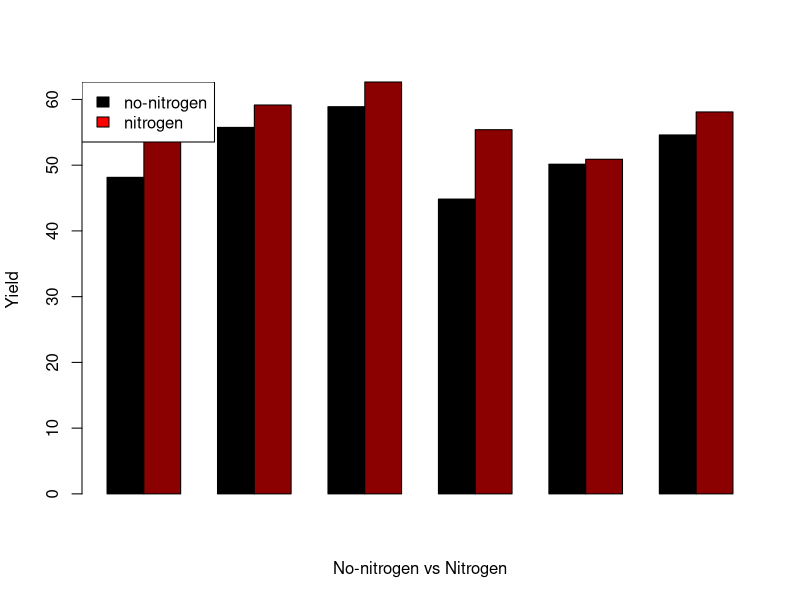
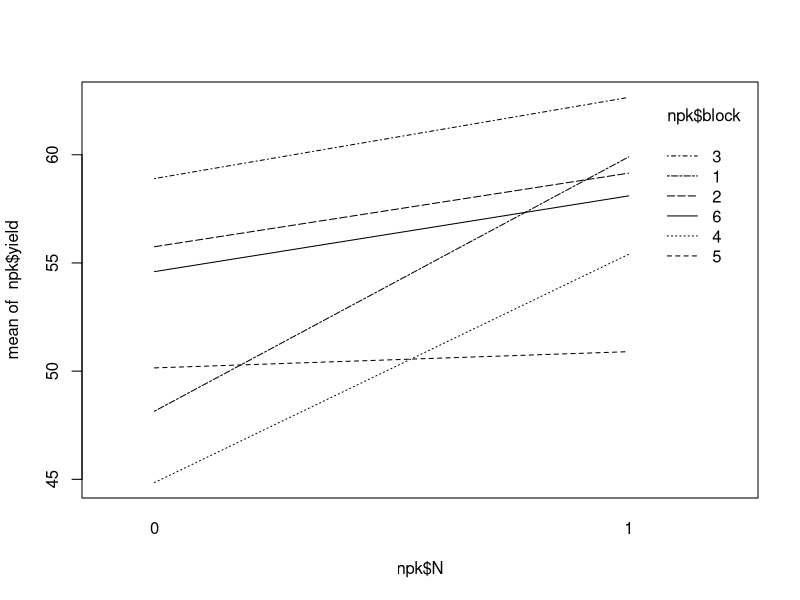
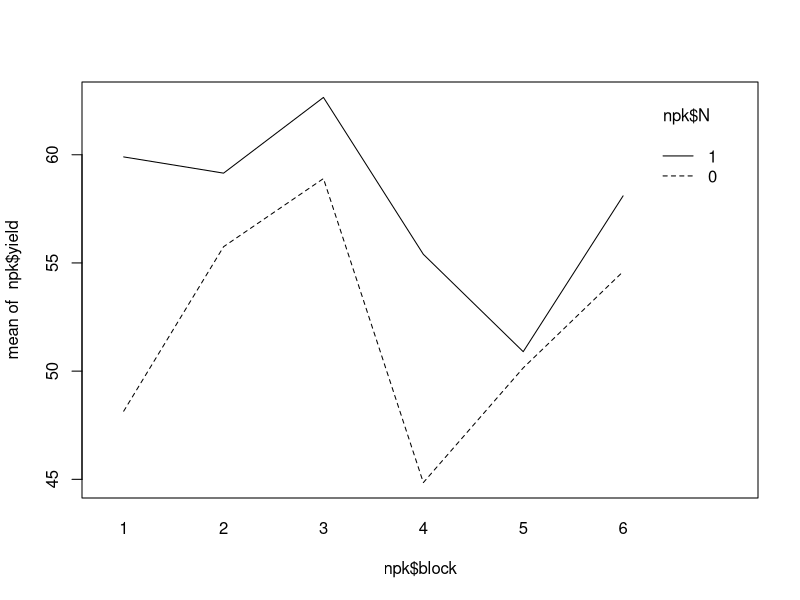
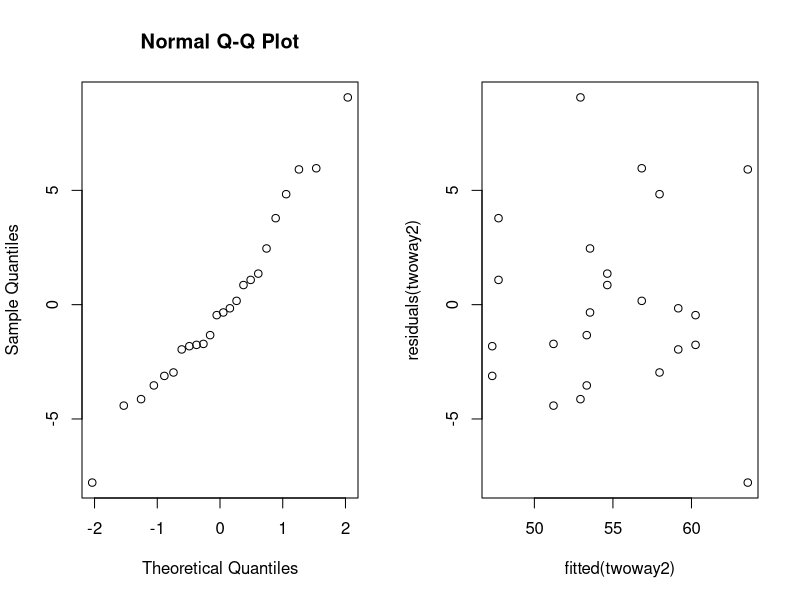

The R source for these figures, in order:
## ---- chunk 1
my.data = npk;
my.data$yield = NULL
my.vec = c(0,0,0,0,0,0,0,0,0,0,0,0,0,0,0,0,0,0,0,0,0,0,0,0)
my.data$N = my.vec
my.data$P = my.vec
my.data$K = my.vec
## ---- chunk 2
for (i in 1:6) {
  nitr = sample.int(4,2); nitr
  phoss = sample.int(4,2); phoss 
  k = sample.int(4,2); k
  
  nitr = nitr + (4 * (i-1)); nitr
  phoss = phoss + (4 * (i-1)); phoss
  k = k + (4 * (i-1));k
  my.data$N[nitr] = 1; my.data$N[nitr]
  my.data$P[phoss] = 1;
  my.data$K[k] = 1;
  
}
# randomized soil additives per block
my.data
## ---- chunk 3
nitr = numeric(6)
nonitr = numeric(6)
for (i in 1:6){
  
  for (j in 0:1){
    cat("block", i, "N", j)
    mean = mean(npk[npk$block == i & npk$N == j,]$yield) 
    print(mean)
    
    if (j == 0){
      nonitr[i] = mean
    }
    else{
      nitr[i] = mean
    }
    
    
  }
}
nitr
nonitr
blocks = seq(1:6)
test = rbind(nonitr,nitr)
barplot(test,
        beside=T,
        xlab = "No-nitrogen vs Nitrogen",
        ylab = "Yield",
        col = c("black","darkred")
)
legend("topleft", c("no-nitrogen", "nitrogen"), fill = c("black","red"))
## ---- chunk 4
npk$block = as.factor(npk$block)
npk$N = as.factor(npk$N)
df = npk[c("yield","block","N")]
# two way anova
twoway = lm(yield~block*N,data=df)
anova(twoway)
# not sign. interaction parameter, also interaction plots as evidence for gamma_ij = 0 (parallel).
interaction.plot(npk$N,npk$block,npk$yield); interaction.plot(npk$block,npk$N,npk$yield)
## ---- chunk 5
# -> compute anova on additive model
twoway2  = lm(yield~block+N,data=df)

# we obtain sign. values for block and N.
anova(twoway2)
summary(twoway2)
confint(twoway2)

# seems normally distributed residuals
par(mfrow=c(1,2)); qqnorm(residuals(twoway2))
plot(fitted(twoway2),residuals(twoway2))
## ---- chunk 6
npk
pairwise_N = lm(yield ~ N*block + P + K,data=npk)
pairwise_P = lm(yield ~ P*block + N + K,data=npk)
pairwise_K = lm(yield ~ K*block + P + N,data=npk)

anova(pairwise_N)
anova(pairwise_P)
anova(pairwise_K)

additive = lm(yield ~ N+P+K+block, data=npk)
anova(additive)
## ---- chunk 7
library(lme4)
mer1 = lmer(yield ~ N+P+K+(1|block),data=npk,REML=FALSE)
mer2 = lmer(yield ~ P+K+(1|block),data=npk,REML=FALSE)
anova(mer1,mer2)
